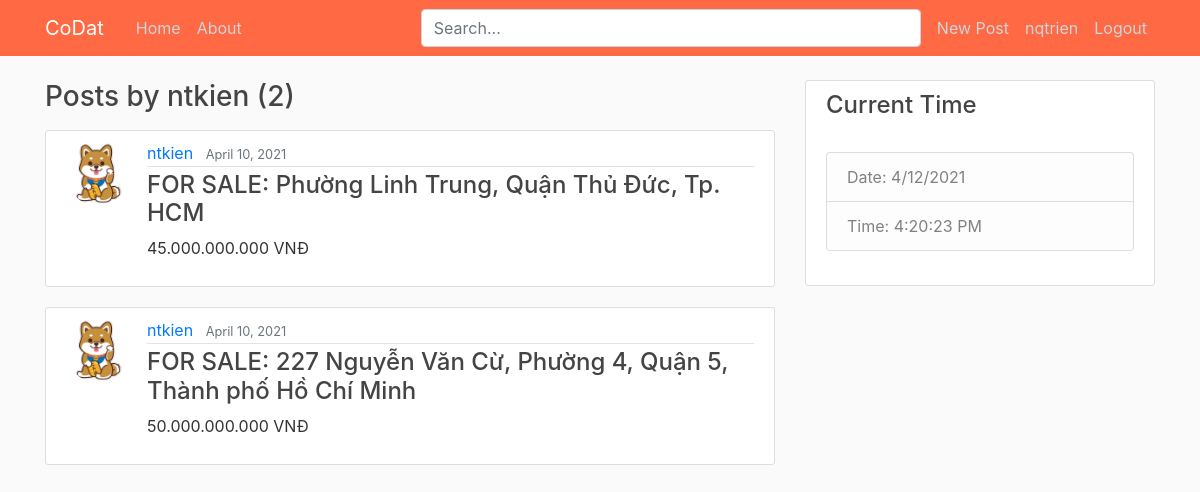
Page /user/ntkien (signed in) on the committed database.
### HomePage/models.py (models this page shows, shortened)
class Post(models.Model):
    status = models.CharField(max_length=10, choices=STATUS)
    price = models.CharField(max_length=20)
    address = models.CharField(max_length=100)
    description = models.TextField()
    date_posted = models.DateTimeField(default=timezone.now)
    author = models.ForeignKey(User, on_delete=models.CASCADE)
    likes = models.ManyToManyField(User, related_name="blog_posts")

### users/models.py (models this page shows, shortened)
class Profile(models.Model):
	user = models.OneToOneField(User, on_delete=models.CASCADE)
	image = models.ImageField(default='default.jpg', upload_to='profile_pics')
	phone_number = models.CharField(max_length=12)
	bank = models.CharField(max_length=30)
	bank_number = models.CharField(max_length=20)

### HomePage/views.py (the view)
# urls.py: path('user/<str:username>', UserPostListView.as_view(), name='user-posts'),
class UserPostListView(ListView):
    model = Post
    template_name = 'HomePage/user_posts.html' # <app>/<model>_<viewtype>.html
    context_object_name = 'posts'
    ordering = ['-date_posted']
    paginate_by = 2
    def get_queryset(self):
        user = get_object_or_404(User, username=self.kwargs.get('username'))
        return Post.objects.filter(author=user).order_by('-date_posted')

### HomePage/templates/HomePage/user_posts.html (shortened to what this page needs)
{% extends "HomePage/base.html" %}
{% block content %}
    <h3 class="mb-3">Posts by {{ view.kwargs.username }} ({{ page_obj.paginator.count }})</h3>
    {% for post in posts %}
        <article class="media content-section">
            <img class="rounded-circle article-img" src="{{ post.author.profile.image.url }}">
            <div class="media-body">
                <div class="article-metadata">
                    <a class="mr-2" href="{% url 'user-posts' post.author.username %}">{{ post.author }}</a>
                    <small class="text-muted">{{ post.date_posted|date:"F d, Y" }}</small>
                </div>
                <h4><a class="article-address" href="{% url 'post-detail' post.id %}">
                    {{ post.status }}: {{ post.address }}
                </a></h4>
                <p>{{ post.price }}</p>
            </div>
        </article>
    {% endfor %}
{% endblock content %}

### HomePage/templates/HomePage/base.html (shortened to what this page needs)
{% load static %}
<!DOCTYPE html>
<html>
<head>
    <link rel="stylesheet" href="https://maxcdn.bootstrapcdn.com/bootstrap/4.0.0/css/bootstrap.min.css">
    <link rel="stylesheet" type="text/css" href="{% static 'HomePage/main.css' %}">
</head>
<body>
    <header class="site-header">
        <nav class="navbar navbar-expand-md navbar-dark bg-steel fixed-top">
            <div class="container">
                <a class="navbar-brand mr-4" href="{% url 'home-page' %}">CoDat</a>
                <div class="collapse navbar-collapse" id="navbarToggle">
                    <div class="navbar-nav mr-auto">
                        <a class="nav-item nav-link" href="{% url 'home-page' %}">Home</a>
                        <a class="nav-item nav-link" href="{% url 'home-about' %}">About</a>
                    </div>
                    <div class="search-bar mr-sm-2">
                        <form action="{% url 'home-page' %}">
                            <input class="form-control" type="search" placeholder="Search..." aria-label="Search" name="search">
                        </form>
                    </div>
                    <div class="navbar-nav">
                        {% if user.is_authenticated %}
                            <a class="nav-item nav-link" href="{% url 'post-create' %}">New Post</a>
                            <a class="nav-item nav-link" href="{% url 'profile' %}">{{ user.username }}</a>
                            <a class="nav-item nav-link" href="{% url 'logout' %}">Logout</a>
                        {% else %}
                            <a class="nav-item nav-link" href="{% url 'login' %}?next={{request.path}}">Login</a>
                            <a class="nav-item nav-link" href="{% url 'register' %}">Register</a>
                        {% endif %}
                    </div>
                </div>
            </div>
        </nav>
    </header>
    <main role="main" class="container">
        <div class="row">
            <div class="col-md-8">
                {% block content %}{% endblock %}
            </div>
            <div class="col-md-4">
                <div class="content-section">
                    <h4>Current Time</h4>
                    <br/>
                    <ul class="list-group">
                        <li class="list-group-item list-group-item-light">Date: <span id="date"></span></li>
                        <li class="list-group-item list-group-item-light">Time: <span id="time"></li>
                    </ul>
                    <br/>
                </div>
            </div>
        </div>
    </main>
</body>
</html>

### HomePage/static/HomePage/main.css (style rules this page uses)
body { background: #fafafa; color: #333333; margin-top: 5rem; }
h1, h2, h3, h4, h5, h6 { color: #444444; }
ul { margin: 0; }
.bg-steel { background-color: #ff6943; }
.site-header .navbar-nav .nav-link { color: #cbd5db; }
.content-section { background: #ffffff; padding: 10px 20px; border: 1px solid #dddddd; border-radius: 3px; margin-bottom: 20px; }
.article-address { color: #444444; }
.article-img { height: 65px; width: 65px; margin-right: 16px; }
.article-metadata { padding-bottom: 1px; margin-bottom: 4px; border-bottom: 1px solid #e3e3e3 }
.search-bar { max-width: 500px; width: 100%; }
form { width: 100%; }

### rows in the picture
Post: author.profile.image (picture), author "ntkien", date_posted "April 10, 2021", status "FOR SALE", address "Phường Linh Trung, Quận Thủ Đức, Tp. HCM", price "45.000.000.000 VNĐ"
Post: author.profile.image (picture), author "ntkien", date_posted "April 10, 2021", status "FOR SALE", address "227 Nguyễn Văn Cừ, Phường 4, Quận 5, Thành phố Hồ Chí Minh", price "50.000.000.000 VNĐ"

### other values in the picture
{{ user.username }} "nqtrien"
{{ view.kwargs.username }} "ntkien"
{{ page_obj.paginator.count }} "2"
